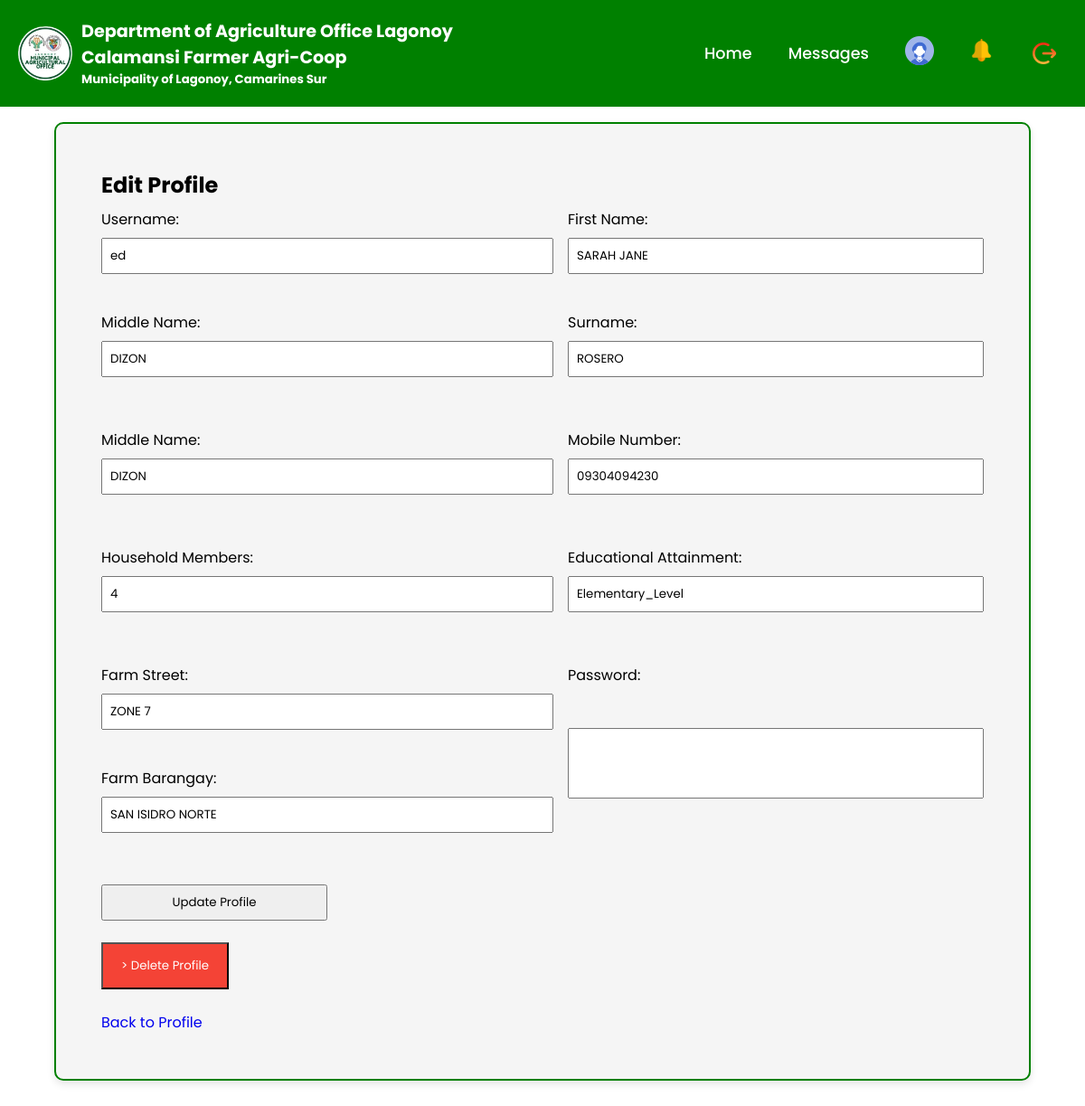
Screenshot of /edit_profile.php (signed in) with the database file from the repository.
### tables this page shows
CREATE TABLE `personal_info` (
  `info_id` int(11) NOT NULL,
  `user_id` int(11) NOT NULL,
  `surname` varchar(50) NOT NULL,
  `firstname` varchar(50) NOT NULL,
  `middlename` varchar(50) DEFAULT NULL,
  `extension` varchar(10) DEFAULT NULL,
  `sex` enum('Male', 'Female') NOT NULL,
  `civil_status` enum('Single', 'Married', 'Widow') DEFAULT NULL,
  `dob` date NOT NULL,
  `street` varchar(50) NOT NULL,
  `barangay` varchar(50) NOT NULL,
  `municipality` varchar(50) NOT NULL,
  `province` varchar(50) NOT NULL,
  `mobile_number` varchar(15) NOT NULL,
  `household_members` int(11) DEFAULT NULL,
  `educational_attainment` enum(
    'Elementary_Level',
    'Elementary_Graduate',
    'High_School_Level',
    'High_School_Graduate',
    'Senior_High_Level',
    'Senior_High_Graduate',
    'College_Level',
    'College_Graduate’, ‘Not_Applicable'
  ) NOT NULL
);

CREATE TABLE `users` (
  `user_id` int(11) NOT NULL,
  `username` varchar(50) NOT NULL,
  `password` varchar(70) NOT NULL,
  `role` enum('Farmer', 'Buyer') NOT NULL,
  `created_at` timestamp(6) NULL DEFAULT current_timestamp(6)
);

CREATE TABLE `farm_info` (
  `farm_id` int(11) NOT NULL,
  `user_id` int(11) NOT NULL,
  `farm_street` varchar(50) NOT NULL,
  `farm_barangay` varchar(50) NOT NULL,
  `physical_area` decimal(10, 2) NOT NULL,
  `total_production` decimal(10, 2) NOT NULL,
  `tenurial_status` enum('Owner', 'Tenant', 'Renter’, ‘Not_Applicable') NOT NULL,
  `soil_type` enum(
    'Clay',
    'Sandy',
    'Sandy_Clay',
    'Sandy_Loam’, ‘Not_Applicable'
  ) NOT NULL,
  `shop_name` varchar(50) NOT NULL
);

### edit_profile.php (the view, shortened to what this page needs)
<?php
require 'layout/header.php';
$user_id = $_SESSION['user_id'];
$query = "SELECT users.username, personal_info.*, farm_info.farm_street, farm_info.farm_barangay FROM personal_info LEFT JOIN users ON personal_info.user_id = users.user_id LEFT JOIN farm_info ON personal_info.user_id = farm_info.user_id WHERE personal_info.user_id = ?";
$stmt = $connection->prepare($query);
$stmt->bind_param("i", $user_id);
$stmt->execute();
$result = $stmt->get_result();
$user = $result->fetch_assoc();
?>
<main>
    <h2 style="margin-bottom: 0.5rem;">Edit Profile</h2>
    <form method="post" action="update_profile.php">
        <div style="display: grid;">
            <label for="username">Username:</label>
            <input type="text" id="username" name="username" value="<?php echo htmlspecialchars($user['username']); ?>" required><br>
            <label for="middlename">Middle Name:</label>
            <input type="text" id="middlename" name="middlename" value="<?php echo htmlspecialchars($user['middlename']); ?>" required><br>
        </div>
        <div style="display: grid;">
            <label for="firstname">First Name:</label>
            <input type="text" id="firstname" name="firstname" value="<?php echo htmlspecialchars($user['firstname']); ?>" required><br>
            <label for="surname">Surname:</label>
            <input type="text" id="surname" name="surname" value="<?php echo htmlspecialchars($user['surname']); ?>" required><br>
        </div>
        <div style="display: grid;">
            <label for="middlename">Middle Name:</label>
            <input type="text" id="middlename" name="middlename" value="<?php echo htmlspecialchars($user['middlename']); ?>" required><br>
        </div>
        <div style="display: grid;">
            <label for="mobile_number">Mobile Number:</label>
            <input type="text" id="mobile_number" name="mobile_number" value="<?php echo htmlspecialchars($user['mobile_number']); ?>" required><br>
        </div>
        <?php if ($role == 'Farmer') { ?>
            <div style="display: grid;">
                <label for="household_members">Household Members:</label>
                <input type="text" id="household_members" name="household_members" value="<?php echo htmlspecialchars($user['household_members']); ?>" required><br>
            </div>
            <div style="display: grid;">
                <label for="educational_attainment">Educational Attainment:</label>
                <input type="text" id="educational_attainment" name="educational_attainment" value="<?php echo htmlspecialchars($user['educational_attainment']); ?>" required><br>
            </div>
            <div style="display: grid;">
                <label for="farm_street">Farm Street:</label>
                <input type="text" id="farm_street" name="farm_street" value="<?php echo htmlspecialchars($user['farm_street']); ?>" required><br>
                <label for="farm_barangay">Farm Barangay:</label>
                <input type="text" id="farm_barangay" name="farm_barangay" value="<?php echo htmlspecialchars($user['farm_barangay']); ?>" required><br>
            </div>
        <?php } ?>
        <div style="display: grid;">
            <label for="password">Password:</label>
            <input type="password" id="password" name="password" required><br>
        </div>
        <div style="width: 500px;">
            <input type="submit" value="Update Profile">
        </div>
    </form>
    <button style="
    background-color: #f44336;
    color: white;
    padding: 14px 20px;
    margin: 8px 0;
    "
        onclick="onDeleteProfile()">
        >
        Delete Profile
    </button>
    <div style="margin-top: 1rem;">
        <a href="seller_profile.php">Back to Profile</a>
    </div>
</main>
</body>
</html>

### css/style5.css (style rules this page uses)
* { margin: 0; padding: 0; box-sizing: border-box; text-decoration: none; font-family: 'Poppins', sans-serif; }
.h { display: flex; align-items: center; justify-content: center; min-height: 100vh; background: white-smoke; padding: 0 10px; overflow: auto; }

### layout/header.php (style rules this page uses)
* { margin: 0; padding: 0; box-sizing: border-box; font-family: 'Poppins', 'Century Schoolbook'; }
body { background-color: white; }
main { background-color: whitesmoke; padding: 50px; border-radius: 10px; box-shadow: 0 4px 8px rgba(0, 0, 0, 0.1); margin: 135px 50px; width: auto; min-width: 500px; max-width: 1500px; border: 2px solid green; overflow: auto; }

### edit_profile.php (style rules this page uses)
form { display: grid; grid-template-columns: 1fr 1fr; gap: 1rem; width: 100%; }
label { margin-bottom: 0.5rem; }
input { padding: 0.5rem; margin-bottom: 1rem; }
input[type="submit"] { padding: 0.5rem 1rem; width: 50%; align-self: center; }

### rows the page displays
personal_info: username "ed", middlename "DIZON", firstname "SARAH JANE", surname "ROSERO", mobile_number "09304094230", household_members "4", educational_attainment "Elementary_Level", farm_street "ZONE 7", farm_barangay "SAN ISIDRO NORTE"
